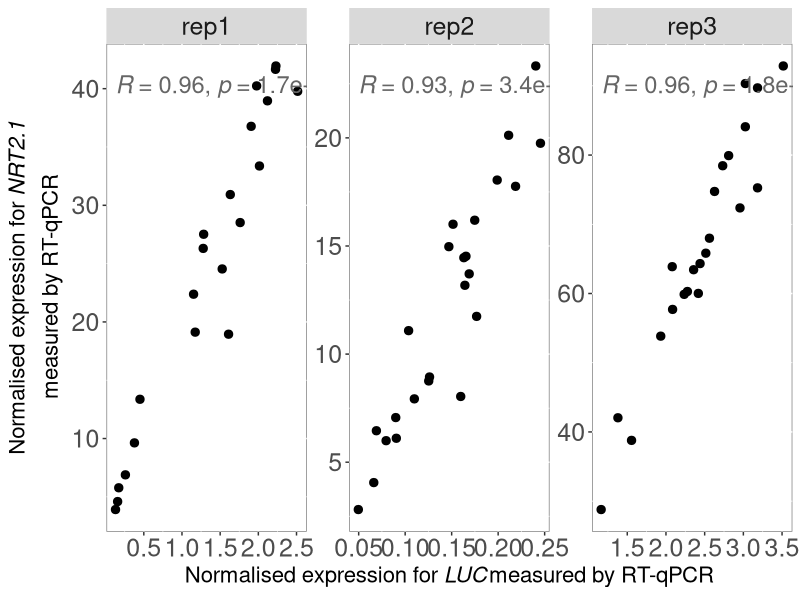
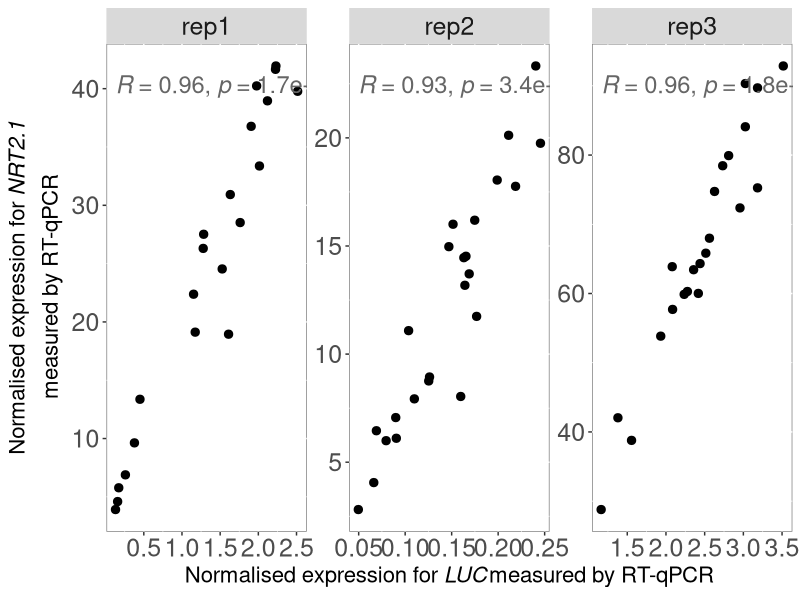

These figures' R source, in order:
## ---- chunk 1
knitr::opts_chunk$set(echo = TRUE)
## ---- chunk 2
library(tidyverse)
library(ggpubr)
## ---- chunk 3


AR1277_plate1 <- read_tsv("AR1277_RTqPCR_luc_1mM_plate1.txt") %>% 
  mutate(expt="rep1" , plate="plate1")

AR1277_plate2 <- read_tsv("AR1277_RTqPCR_luc_1mM_plate2.txt") %>% 
  mutate(expt="rep1" , plate="plate2")

AR1277_plate3 <- read_tsv("AR1277_RTqPCR_luc_1mM_plate3.txt") %>% 
  mutate(expt="rep1" , plate="plate3")

AV32 <- read_tsv("AV32_20240319_RT_NRT21_vs_LUC.txt") %>% 
  mutate(expt="rep2" , plate="plate1")

SC73 <- read_tsv("20250808_SC73_RTqPCR.txt") %>% 
  mutate(expt="rep3" , plate="plate1")

RTqPCR_allPlates  <- bind_rows(AR1277_plate1, AR1277_plate2, AR1277_plate3, AV32, SC73)

## ---- chunk 4
library(ggtext)

group_by(RTqPCR_allPlates,expt, plate, Primer, Name) %>% 
  summarise(MeanCp=mean(Cp, na.rm = TRUE)) %>% 
  pivot_wider(names_from = Primer, values_from = MeanCp) %>% 
  select(-HVG, -LVG) %>% 
  rowwise() %>% 
  mutate(MeanControls=mean(c( UBQ10), na.rm = TRUE)) %>% 
  mutate_at(c( "LUC", "NRT2.1"), funs(PercControl=(2^(-(.-MeanControls))*100))) %>% 
  ggplot(aes(x=LUC_PercControl, y=NRT2.1_PercControl)) +
  geom_point(size=2.5) +
  xlab(expression(paste("Normalised expression for ",italic("LUC"), "measured by RT-qPCR"))) +
  ylab(expression(atop(paste("Normalised expression for ",italic("NRT2.1")), "measured by RT-qPCR"))) +
  stat_cor(size=6, col="gray40") +
  facet_wrap(.~expt, scales = "free") +
  theme(legend.text=element_text(size=16),legend.title = element_text(size=16, face="bold"), 
        axis.text=element_text(size=18), axis.title=element_text(size=16),
        plot.title = element_text(size=20,face="bold"),
        panel.background = element_rect(fill = "white", colour = "grey50"),
        legend.position = "none", strip.text.x = element_text(size = 18))


ggsave("Correlation_NRT2.1_LUC_3reps.jpg", height = 3.8, width = 9.5)



